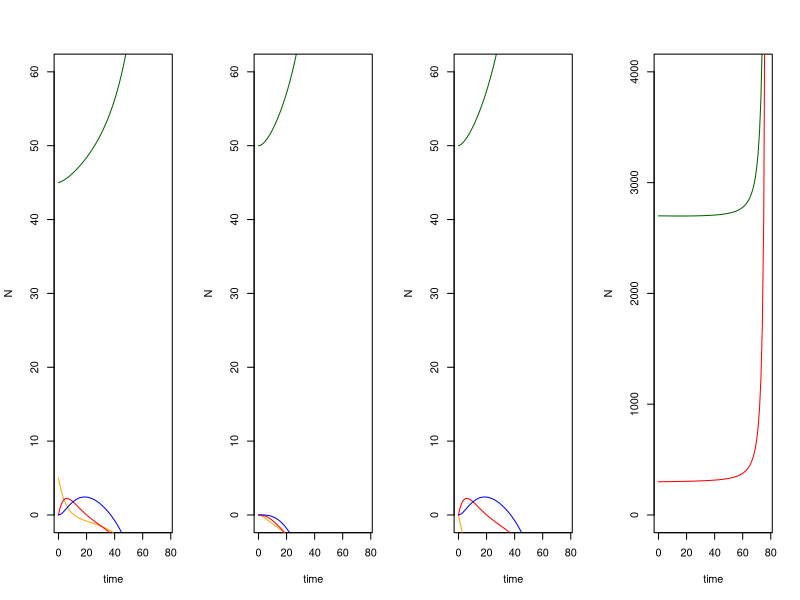

The R source for this figure:
library(deSolve)
v1h3seir <- function(times, inits, params){
  
  Sh1 <- inits[1] #susceptible host 1
  Eh1 <- inits[2] #exposed host 1
  Ih1 <- inits[3] #infected host 1
  Rh1 <- inits[4] #recovered host 1
  Sh2 <- inits[5] #susceptible host 2
  Eh2 <- inits[6] #exposed host 2
  Ih2 <- inits[7] #infected host 2
  Rh2 <- inits[8] #recovered host 2
  Sh3 <- inits[1] #susceptible host 3
  Eh3 <- inits[2] #exposed host 3
  Ih3 <- inits[3] #infected host 3
  Rh3 <- inits[4] #recovered host 3
  Sv <- inits[9] #susceptible vector
  Iv <- inits[10] #infected vector
  
  Nh1 <- Sh1 + Eh1 + Ih1 + Rh1 #total host 1 popn
  Nh2 <- Sh2 + Eh2 + Ih2 + Rh2 #total host 2 popn
  Nh3 <- Sh3 + Eh3 + Ih3 + Rh3 #total host 3 popn 
  Nv <- Sv + Iv #total vector popn
  
  
  with(as.list(c(params)), {
    
    dSh1 <- bh1 * Nh1 - fh1 / Nh1 * Th1v * Iv * Sh1 - muh1 * Sh1 
    dEh1 <- fh1 / Nh1 * Th1v * Iv * Sh1 - muh1 * Eh1 - epsilon1 * Eh1
    dIh1 <- epsilon1 * Eh1 - muh1 * Ih1 - gammah1 * Ih1
    dRh1 <- gammah1 * Ih1 - muh1 * Rh1

    dSh2 <- bh2 * Nh2 - fh2 / Nh2 * Th2v * Iv * Sh2 - muh2 * Sh2
    dEh2 <- fh2 / Nh2 * Th2v * Iv * Sh2 - muh2 * Eh2 - epsilon2 * Eh2
    dIh2 <- epsilon2 * Eh2 - muh2 * Ih2 - gammah2 * Ih2
    dRh2 <- gammah2 * Ih2 - muh2 * Rh2 

    dSh3 <- bh3 * Nh3 - fh3 / Nh3 * Th3v * Iv * Sh3 - muh3 * Sh3
    dEh3 <- fh3 / Nh3 * Th3v * Iv * Sh3 - muh3 * Eh3 - epsilon3 * Eh3
    dIh3 <- epsilon3 * Eh3 - muh3 * Ih3 - gammah3 * Ih3
    dRh3 <- gammah3 * Ih3 - muh3 * Rh3 

    dSv <- bv * Nv - fh1 / Nh1 * Tvh1 * Sv * Ih1 - fh2 / Nh2 * Tvh2 * Sv * Ih2 - muv * Sv
    dIv <- fh1 / Nh1 * Tvh1 * Sv * Ih1 - fh2 / Nh2 * Tvh2 * Sv * Ih2 - muv * Iv
    
    return(list(c(dSh1, dEh1, dIh1, dRh1, dSh2, dEh2, dIh2, dRh2, dSh3, dEh3, dIh3, dRh3, dSv, dIv)))
  })
  
}

inits <- c(45,5,0,0,50,0,0,0,50,0,0,0,2700,300)
params <- c(bh1 = 0.01, muh1 = 0.01, fh1 = 0.25, epsilon1 = 0.2, gammah1 = 0.1, Th1v = 0.1, Tvh1 = 0.2,
bh2 = 0.01, muh2 = 0.01, fh2 = 0.125, epsilon2 = 0.2, gammah2 = 0.1, Th2v = 0.5, Tvh2 = 0.5,
bh3 = 0.01, muh3 = 0.01, fh3 = 0.125, epsilon3 = 0.2, gammah3 = 0.1, Th3v = 0.5, Tvh3 = 0.5,
bv = 0.01, muv = 0.01)
# b = birth rate, m = death rate, f =  vector biting rate, gamma = recovery rate
# Thv = Pr(host infected after bite from infected vector), Thv = Pr(vector infected after bite of infected host)
# epsilon = rate at which exposed hosts become infectious
times <- seq(0,100,1)
out <- as.data.frame(ode(inits, times, v1h3seir, params ))
par(mfrow=c(1,4))


plot(out$`1` ~out$time, type='l', col='dark green',
    xlab= 'time', ylab='N', ylim = c(0,60))
lines(out$`2`~out$time, col='orange')
lines(out$`3`~out$time, col='red')
lines(out$`4`~out$time, col='blue')

plot(out$`5`~out$time, type = 'l', col= 'dark green',
    xlab= 'time', ylab='N', ylim = c(0,60))
lines(out$`6`~out$time, col= 'orange')
lines(out$`7`~out$time, col='red')
lines(out$`8`~out$time, col='blue')

plot(out$`9`~out$time, type = 'l', col= 'dark green',
    xlab= 'time', ylab='N', ylim = c(0,60))
lines(out$`10`~out$time, col= 'orange')
lines(out$`11`~out$time, col='red')
lines(out$`12`~out$time, col='blue')

plot(out$`13`~out$time, type = 'l', col= 'dark green',
    xlab= 'time', ylab='N', ylim = c(0,4000))
    lines(out$`14`~out$time, col= 'red')
